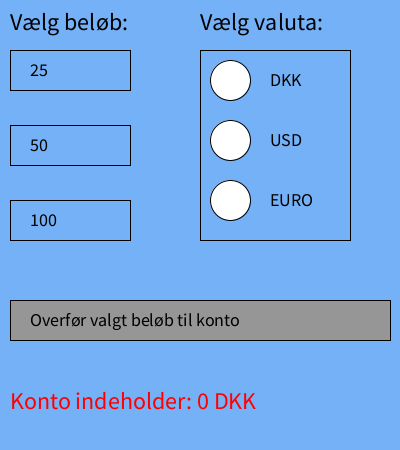
Frame 1 (no input)
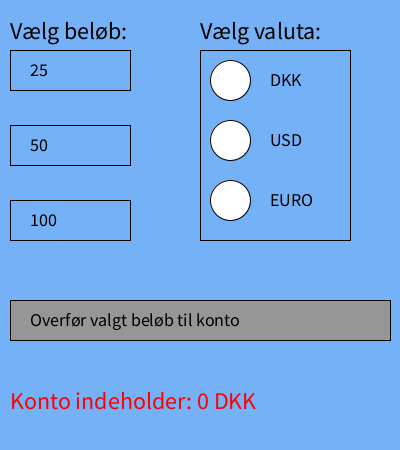
Frame 60 (the mouse pressed at the canvas centre just before this capture)
Frame 120 (the mouse held since frame 60 and released just before this capture): identical to frame 60, image omitted

The Processing sketch that drew these frames (run headless with seeded random() and noise(); from frame 60 on, the mouse is pressed at the canvas centre):

// Processing sketch: Testprogram
// ── Testprogram.pde
ToggleKnap  minToggleKnap25  = new ToggleKnap(10, 50, 120, 40, "25");
ToggleKnap  minToggleKnap50   = new ToggleKnap(10, 125, 120, 40, "50");
ToggleKnap  minToggleKnap100   = new ToggleKnap(10, 200, 120, 40, "100");
AlmKnap     minAlmKnap      = new AlmKnap(10, 100, 120, 40, "Overfør valgt beløb til konto");
RadioKnap   minRadioKnapDKK   = new RadioKnap(300, 100, 40, "DKK");
RadioKnap   minRadioKnapUSD   = new RadioKnap(300, 100, 40, "USD");
RadioKnap   minRadioKnapEURO   = new RadioKnap(300, 100, 40, "EURO");
int         counter         = 0;

void setup() {
  size(400, 450);
}

void draw() {
  background(116, 177, 247);
  fill(116, 177, 247);
  rect(200, 50, 150, 190);

  frameRate(60);
  textSize(24);
  fill(0);
  text("Vælg beløb:", 10, 30);
  text("Vælg valuta:", 200, 30);

  textSize(18);
  textAlign(LEFT, CENTER);
  minToggleKnap25.tegnKnap(10, 50, 120, 40, "25");  
  minToggleKnap50.tegnKnap(10, 125, 120, 40, "50");  
  minToggleKnap100.tegnKnap(10, 200, 120, 40, "100");  
  minAlmKnap.tegnKnap(10, 300, 380, 40, "Overfør valgt beløb til konto");
  minRadioKnapDKK.tegnKnap(230, 80, 40, "DKK");
  minRadioKnapUSD.tegnKnap(230, 140, 40, "USD");
  minRadioKnapEURO.tegnKnap(230, 200, 40, "EURO");

  fill(255, 0, 0);
  textSize(24);
  text("Konto indeholder: " + counter + " DKK", 10, 400);
}

void mouseClicked() {
  minToggleKnap25.registrerKlik();
  minToggleKnap50.registrerKlik();
  minToggleKnap100.registrerKlik();
  minAlmKnap.registrerKlik();
}

// ── AlmKnap.pde
class AlmKnap extends Knap {
  AlmKnap(int x, int y, int b, int h, String t) {
    super(x, y, b, h, t);
  }

  void tegnKnap(int knapX, int knapY, int knapB, int knapH, String t) {

    if (mousePressed && mouseX>knapX && mouseX<(knapX+knapB) && mouseY>knapY && mouseY<(knapY+knapH)) {
      fill(255);
      rect(knapX, knapY, knapB, knapH);

      fill(0);
      text(t, knapX+20, knapY+20);
    } else {   
      fill(150);
      rect(knapX, knapY, knapB, knapH);

      fill(0);
      text(t, knapX+20, knapY+20);
    }
  }
}

// ── Knap.pde
class Knap {
  int      knapX, knapY, knapB, knapH, knapR;
  String   knapT;
  boolean  knapOn = false;

  Knap(int  x, int y, int b, int h, String t) {
    knapX = x;
    knapY = y;
    knapB = b;
    knapH = h;
    knapT = t;
  }

  Knap(int  x, int y, int r) {
    knapX = x;
    knapY = y;
    knapR = r;
  }

  void registrerKlik() {
    if (mouseX>knapX && mouseX<(knapX+knapB) && mouseY>knapY && mouseY<(knapY+knapH)) {
      knapOn = !knapOn;
      counter++;
    }
  }
}

// ── RadioKnap.pde
class RadioKnap extends Knap {
  RadioKnap(int x, int y, int r, String v) {
    super(x, y, r);
  }
  void registrerKlik() {
    if ( mouseX>knapX && mouseX<(knapX+knapB) && mouseY>knapY && mouseY<(knapY+knapH)) {

      knapOn = !knapOn;
      counter=0;
    }
  }
  void tegnKnap(int knapX, int knapY, int knapR, String v) {

    if (knapOn==false) {
      fill(255);
      circle(knapX, knapY, knapR);

      fill(0);
      text(v, knapX+40, knapY);
    } else if (knapOn==true) {   
      fill(116, 177, 247);
      circle(knapX, knapY, knapR);

      fill(0);
      text(v, knapX+40, knapY);
    }
  }
}

// ── ToggleKnap.pde
class ToggleKnap extends Knap {

  ToggleKnap(int x, int y, int b, int h, String t) {
    super(x, y, b, h, t);
  }

  void registrerKlik() {
    if ( mouseX>knapX && mouseX<(knapX+knapB) && mouseY>knapY && mouseY<(knapY+knapH)) {

      knapOn = !knapOn;
      counter=0;
    }
  }

  void tegnKnap(int knapX, int knapY, int knapB, int knapH, String t) {
    if (knapOn==true) {
      fill(255);
      rect(knapX, knapY, knapB, knapH);

      fill(0);
      text(t, knapX+20, knapY+20);
      //  counter++;
    } else if (knapOn==false) {
      fill(116, 177, 247);
      rect(knapX, knapY, knapB, knapH);

      fill(0);
      text(t, knapX+20, knapY+20);
    }
  }
}
